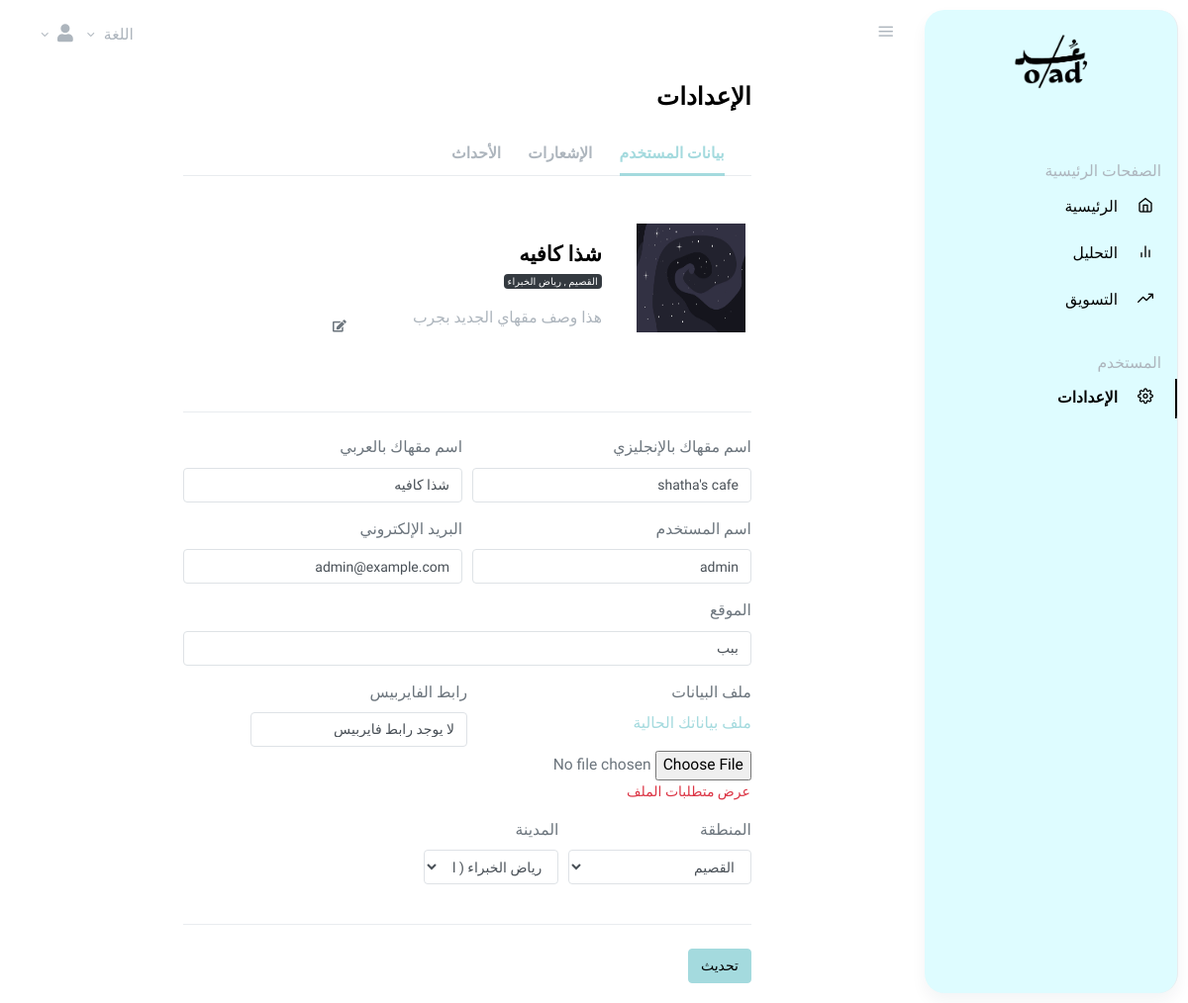
The app's page /ar/auth/mysettings/ (signed in), older data.
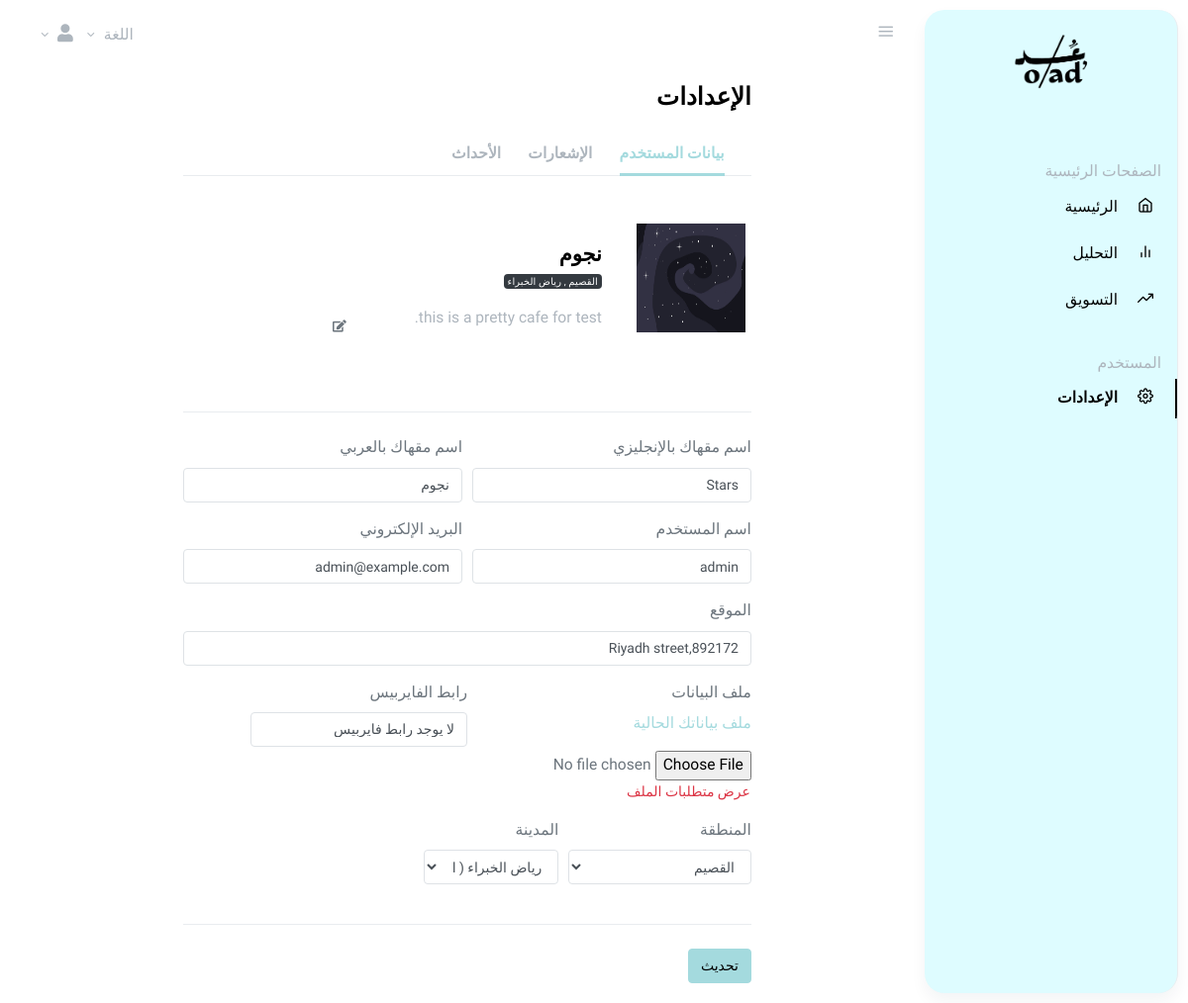
The same page, newer data.
### authentication/models.py (models this page shows, shortened)
class UserProfile(models.Model):
    class Meta:
        db_table = 'authentication_userprofile'
    PENDING = 0
    ACCEPTED = 1
    DENIED = 2
    STATUS_CHOICES = [
        (PENDING, 'Pending'),
        (ACCEPTED, 'Accepted'),
        (DENIED, 'Denied'),
    ]
    user = models.OneToOneField(User, on_delete=models.CASCADE)  # Links to User model
    cafe_name = models.CharField(max_length=255)  # Cafe name
    cafe_name_ar = models.CharField(max_length=255,blank=True, null=True)  # Cafe name in arabic
    data_file = models.FileField(upload_to='static/uploads/' )  # Upload CSV or any file
    firebase_config = models.URLField(blank=True, null=True)  # Firebase Config link
    status = models.IntegerField(choices=STATUS_CHOICES, default=PENDING)  # Default to pending
    location = models.CharField(max_length=255, default='Filler' )
    area = models.ForeignKey(Area, on_delete=models.CASCADE)
    city = models.ForeignKey(City, on_delete=models.CASCADE)
    social_media_link = models.URLField(blank=True, null=True)
    cafe_description = models.TextField(blank=True, null=True)
    cafe_logo = models.ImageField(upload_to='static/logos/', blank=True, null=True)
    last_updated = models.DateTimeField(auto_now=True)

class Area(models.Model):
    class Meta:
        db_table = 'authentication_area'
    name = models.CharField(max_length=255, unique=True)
    def __str__(self):
        return self.name

class City(models.Model):
    class Meta:
        db_table = 'authentication_city'
    name = models.CharField(max_length=255)
    area = models.ForeignKey(Area, on_delete=models.CASCADE, related_name="cities")
    def __str__(self):
        return f"{self.name} ({self.area.name})"

### authentication/decorators.py (the view, shortened to what this page needs)
        def wrapper_func(request, *args, **kwargs):
            user_profile = getattr(request.user, 'userprofile', None)
            if request.user.groups.exists():
                user_group = request.user.groups.all()[0].name
                if user_group in allowed_roles:
                    return view_func(request, *args, **kwargs)
            return redirect('login_page')  # Redirect non-logged-in users to login

### authentication/forms.py (shortened to what this page needs)
class UserUpdateForm(UserChangeForm):
    password=None # for security we hide it
    email = forms.EmailField(required=True)
    class Meta:
        model = User
        fields = ['username', 'email']

### authentication/templatetags/auth_filters.py (called while the page is built)
@register.filter
def add_class(value, arg):
    return value.as_widget(attrs={'class': arg})

### authentication/views.py (called while the page is built)
@login_required
@allowed_users(allowed_roles=['admins', 'normal_user'])
def settings_view(request):
    user_profile = get_object_or_404(UserProfile, user=request.user)
    areas = Area.objects.all()
    cities = City.objects.all()
    form = UserProfileForm(instance=user_profile)
    user_form = UserUpdateForm(instance=request.user)
    form_event = EventForm()
    user_events = Event.objects.filter(user=user_profile) # user event
    admin_events = Event.objects.filter(user__isnull=True)  # admin event
    return render(request, 'profile/settings_view.html', {
        'user': user_profile,
        'areas': areas,
        'cities': cities,
        'form': form,
        'user_form': user_form,
        'form_event': form_event,
        'events': user_events,
        'admin_events': admin_events,
    })

### templates/profile/settings_view.html (shortened to what this page needs)
{% extends "base.html" %}
{% load static %}
{% load i18n %}
{% load auth_filters %}
{% block content %}
<link rel="stylesheet" href="https://cdnjs.cloudflare.com/ajax/libs/toastr.js/latest/toastr.min.css">
<link href="https://cdnjs.cloudflare.com/ajax/libs/font-awesome/5.15.4/css/all.min.css" rel="stylesheet">
<main role="main" class="main-content">
  <div class="container-fluid">
    <div class="row justify-content-center">
      <div class="col-12 col-lg-10 col-xl-8">
        <h2 class="h3 mb-4 page-title">{% trans 'Settings' %}</h2>
        <ul class="nav nav-tabs mb-4" id="myTab" role="tablist">
          <li class="nav-item">
            <a class="nav-link active" id="home-tab" data-toggle="tab" href="#home" role="tab" aria-controls="home" aria-selected="true">{% trans 'Profile' %}</a>
          </li>
          <li class="nav-item">
            <a class="nav-link" id="contact-tab" data-toggle="tab" href="#contact" role="tab" aria-controls="contact" aria-selected="false">{% trans 'Notifications' %}</a>
          </li>
          <li class="nav-item">
            <a class="nav-link" id="event-tab" data-toggle="tab" href="#events" role="tab" aria-controls="events" aria-selected="false">{% trans 'Events' %}</a>
          </li>
        </ul>
        <div class="tab-content" id="myTabContent">
          <div class="tab-pane fade show active" id="home" role="tabpanel" aria-labelledby="home-tab">
            <form method="POST" enctype="multipart/form-data" action="{% url 'settings_update' %}">
              <div class="row mt-5 align-items-center">
                <div class="col-md-3 text-center mb-5">
                  <div class="avatar avatar-xl">
                    <label for="cafe_logo" class="cafe-logo">
                      {% if user.cafe_logo %}
                        <img src="{{ user.cafe_logo.url }}" class="avatar-img rounded-3" alt="Cafe Logo">
                      {% else %}
                        <img src="https://i.pinimg.com/736x/e5/58/dd/e558dd367b8813ce7972684e8be537ab.jpg" alt="Default Cafe Logo">
                      {% endif %}
                    </label>
                  </div>
                </div>
                <div class="col">
                  <div class="row align-items-center">
                    <div class="col-md-7">
                      {% if request.LANGUAGE_CODE == 'ar' %}
                        <h4 class="mb-1">{{ user.cafe_name_ar }}</h4>
                      {% else %}
                        <h4 class="mb-1">{{ user.cafe_name }}</h4>
                      {% endif %}
                      <p class="small mb-3"><span class="badge badge-dark">{{ user.area }} , {{ user.city.name }}</span></p>
                    </div>
                  </div>
                  <div class="row mb-4">
                    <div class="col-md-7">
                      {% trans "No cafe description available." as description_default_text %}
                      <p id="description-text" class="text-muted">
                        {{ form.cafe_description.value|default:description_default_text }}
                      </p>
                    </div>
                    <button id="edit-description-btn" class="btn btn-sm mr-3" type="button">
                      <i class="fa fa-edit"></i>
                    </button>
                    <div class="col">
                    </div>
                  </div>
                </div>
              </div>
              <hr class="my-4">
              <div class="form-row">
                <div class="form-group col-md-6">
                  <label for="cafe_name">{% trans 'Your cafe name in English' %}</label>
                  {{ form.cafe_name }}
                </div>
                <div class="form-group col-md-6">
                  <label for="cafe_name_ar">{% trans 'Your cafe name in Arabic' %}</label>
                  {{ form.cafe_name_ar }}
                </div>
                <div class="form-group col-md-6">
                  <label for="username">{% trans 'Username' %}</label>
                  {{ user_form.username|add_class:"form-control" }}
                </div>
                <div class="form-group col-md-6">
                  <label for="email">{% trans 'Email' %}</label>
                  {{ user_form.email|add_class:"form-control" }}
                </div>
              </div>
              <div class="form-group">
                <label for="inputAddress5">{% trans 'Address' %}</label>
                {{ form.location }}
              </div>
              <div class="form-row">
                <div class="form-group col-md-6">
                  <label for="data_file">{% trans 'Data file' %}</label>
                  {% if user.data_file %}
                    <p><a href="{{ user.data_file.url }}" target="_blank" class="text-primary">{% trans 'View current file' %}</a></p>
                  {% endif %}
                  <input type="file" name="data_file" id="data_file" class="form-control-file" accept=".csv">
                  <button type="button" class="btn btn-link p-0  text-danger" data-toggle="modal" data-target="#fileRequirementsModal">
                    {% trans 'View file structure requirements' %}
                  </button>
                </div>
                <div class="form-group">
                  <label for="firebase_link">{% trans 'Firebase Link' %}</label>
                  {% trans "No firbase link available." as firebase_default_text %}
                  <input type="link" class="form-control" id="firebase_link" name="firebase_link" value="{{ user.firebase_config|default:firebase_default_text }}">
                </div>
                <div class="form-group col-md-4">
                  <label for="inputState5">{% trans 'Area' %}</label>
                  {{ form.area }}
                </div>
                <div class="form-group col-md-3">
                  <label for="inputCity">{% trans 'City' %}</label>
                  {{ form.city }}
                </div>
              </div>
              <hr class="my-4">
              <button type="submit" class="btn btn-primary">{% trans 'Update' %}</button>
            </form>
          </div>
        </div>
      </div>
    </div>
  </div>
</main>
{% endblock %}

### templates/base.html (shortened to what this page needs)
{% load static %}
{% load i18n %}
<!doctype html>
<html lang="{{ LANGUAGE_CODE }}" dir="{% trans 'dir'%}">
  <head>
    <link rel="stylesheet" href="https://cdnjs.cloudflare.com/ajax/libs/font-awesome/4.7.0/css/font-awesome.min.css">
    <link rel="stylesheet" href="{% static 'css/simplebar.css' %}">
    <link rel="stylesheet" href="{% static 'css/feather.css' %}">
    <link rel="stylesheet" href="{% static 'css/daterangepicker.css' %}">
    <link rel="stylesheet" href="{% static 'css/app-light.css' %}" id="lightTheme">
    <link rel="stylesheet" href="{% static 'css/app-dark.css' %}" id="darkTheme" disabled>
    <link rel="stylesheet" href="https://cdnjs.cloudflare.com/ajax/libs/toastr.js/latest/toastr.min.css">
  </head>
  <body class="vertical  light {% trans 'dir'%} ">
    <div class="wrapper">
      {% include "navbar.html" %}
      {% include "sidebar.html" %}
      {% block content %}
      {% endblock %}
    </div>
  </body>
</html>

### templates/navbar.html (shortened to what this page needs)
{% load static %}
{% load i18n %}
<nav class="topnav navbar navbar-light">
    <button type="button" class="navbar-toggler text-muted mt-2 p-0 mr-3 collapseSidebar">
      <i class="fe fe-menu navbar-toggler-icon"></i>
    </button>
    <ul class="nav">
      <li class="nav-item dropdown mt-2 mx-2">
        {% get_available_languages as AVAILABLE_LANGUAGES %}
        {% get_language_info_list for AVAILABLE_LANGUAGES as languages %}
        <a class="nav-link dropdown-toggle text-muted pr-0" href="#" id="navbarDropdownMenuLink" role="button" data-toggle="dropdown" aria-haspopup="true" aria-expanded="false">
         {%trans 'languages'%}
        </a>
      </li>
      <li class="nav-item dropdown mt-2 mx-1">
        <a class="nav-link dropdown-toggle text-muted pr-0 " href="#" id="navbarDropdownMenuLink" role="button" data-toggle="dropdown" aria-haspopup="true" aria-expanded="false">
          <i style="font-size:18px" class="fa">&#xf007;</i>
        </a>
      </li>
    </ul>
  </nav>

### templates/sidebar.html (shortened to what this page needs)
{% load static %}
{% load i18n %}
<aside class="sidebar-left border-right bg-lightblue shadow" id="leftSidebar" data-simplebar>
    <nav class="vertnav navbar navbar-light">
      <div class="w-100 mb-4 d-flex mt-3">
        <a class="w-100 mb-4 d-flex justify-content-center align-items-center logo-wrapper" href="{% url 'home' %}">
          <img src="{% static '/images/oad.png' %}" class="navbar-brand-img brand-sm sidebar-logo" style="width: 100px; height: auto;" alt="Logo" alt="Logo" id="sidebar-logo">
        </a>
      </div>
      <p class="text-muted nav-heading mt-4 mb-1">
        <span>{% trans 'Main pages' %}</span>
      </p>
      <ul class="navbar-nav flex-fill w-100 mb-2">
        <li class="nav-item w-100 {% if request.resolver_match.url_name == 'home' %}active{% endif %}">
            <a class="nav-link" href="{% url 'home' %}">
                <i class="fe fe-home fe-16"></i>
                <span class="ml-3 item-text">{% trans 'Home' %}</span><span class="sr-only">(current)</span>
            </a>
        </li>
      </ul>
      <ul class="navbar-nav flex-fill w-100 mb-2">
        <li class="nav-item w-100 {% if request.resolver_match.url_name == 'analysis' %}active{% endif %}">
            <a class="nav-link" href="{% url 'analysis' %}">
                <i class="fe fe-bar-chart-2 fe-16"></i>
                <span class="ml-3 item-text">{% trans 'analysis' %}</span><span class="sr-only">(current)</span>
            </a>
        </li>
      </ul>
      <ul class="navbar-nav flex-fill w-100 mb-2">
        <li class="nav-item w-100 {% if request.resolver_match.url_name == 'promotions' %}active{% endif %}">
            <a class="nav-link" href="{% url 'promotions' %}">
                <i class="fe fe-trending-up fe-16"></i>
                <span class="ml-3 item-text">{% trans 'promotions' %}</span><span class="sr-only">(current)</span>
            </a>
        </li>
      </ul>
      <p class="text-muted nav-heading mt-4 mb-1">
        <span>{% trans 'User' %}</span>
      </p>
      <ul class="navbar-nav flex-fill w-100 mb-2">
        <li class="nav-item w-100 {% if request.resolver_match.url_name == 'settings_view' %}active{% endif %}">
            <a class="nav-link" href="{% url 'settings_view' %}">
                <i class="fe fe-settings fe-16"></i>
                <span class="ml-3 item-text">{% trans 'Settings' %}</span><span class="sr-only">(current)</span>
            </a>
        </li>
      </ul>
    </nav>
</aside>

### templates/profile/user_events_tab.html (shortened to what this page needs)
{% load i18n %}

### static/css/simplebar.css (style rules this page uses)
[data-simplebar] { position: relative; flex-direction: column; flex-wrap: wrap; justify-content: flex-start; align-content: flex-start; align-items: flex-start; border-radius: 20px; margin: 10px; overflow: hidden; background-color: #D5F2FE; box-shadow: 0px 8px 20px rgba(0, 0, 0, 0.15); transition: all 0.3s ease-in-out; }
#sidebar-logo { transition: all 0.3s ease; }

### static/css/feather.css (style rules this page uses)
.fe { font-family: "feather" !important; speak: none; font-style: normal; font-weight: normal; font-variant: normal; text-transform: none; line-height: 1; -webkit-font-smoothing: antialiased; -moz-osx-font-smoothing: grayscale; }
.fe-16 { font-size: 16px; }
.fe-bar-chart-2:before { content: ""; }
.fe-home:before { content: ""; }
.fe-menu:before { content: ""; }
.fe-settings:before { content: ""; }
.fe-trending-up:before { content: ""; }

### templates/base.html (style rules this page uses)
body { font-family: "beiruti", sans-serif; font-size }

### templates/profile/settings_view.html (style rules this page uses)
.cafe-logo { position: relative; display: inline-block; width: fit-content; }

Row changes from the older to the newer data that the page shows:
changed UserProfile "لا يوجد رابط فايربيس": cafe_name_ar "شذا كافيه" → "نجوم"; cafe_description.value "هذا وصف مقهاي الجديد بجرب" → "this is a pretty cafe for test."; cafe_name "shatha's cafe" → "Stars"; location "ببب" → "892172,Riyadh street"
